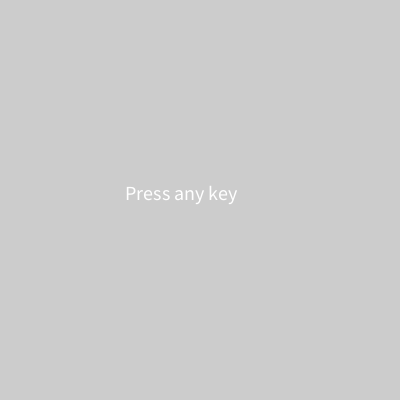
Frame 1 (no input)
Frame 60 (the mouse pressed at the canvas centre just before this capture): identical to frame 1, image omitted
Frame 120 (the mouse held since frame 60 and released just before this capture): identical to frame 1, image omitted

The Processing sketch that drew this single still picture (run headless with seeded random() and noise(); from frame 60 on, the mouse is pressed at the canvas centre):

// Processing sketch: processing_50470
// ── processing_50470.pde

// claire gustavson, homework 4, copywrite 2012.
//KEY input displays and moves across the screen. The circle visualization represents the number associated with the key. Background changes with scaled randomness. Spacebar creates randomness. 


float x, y, pos; 
void setup() {

  size (400, 400);
  smooth();
  textSize(20);
  fill (255);
  pos=200;
  text ("Press any key", 125, 200);
}

void draw() {

  if (key == ' ') {
    background (random (255), random (200), 200);
  }
}
void keyPressed () {

  if (pos> -30) {
    pos=pos-25;
  }
  else {
    pos=200;
  }
  background (random (255), random (200), 200);
  fill (255);
  textSize(100);
  text (key, pos, 200);
  noStroke();
  fill (255, 100);
  ellipse (width/2, height/2, keyCode*2, keyCode*2);
}
